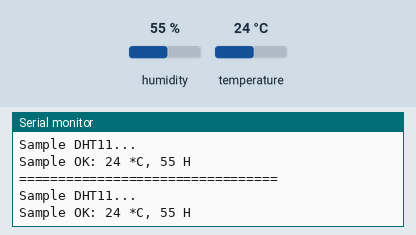
Bench run of a sketch on a simulated Arduino Uno, built with avr-gcc and run on an emulated ATmega328P. On the bench: the last lines printed to the serial monitor. Inputs (shaded band) come from the test bench; at power-on: humidity 55 %, temperature 24 °C.

Above: at 2.3 s.
2.4 s: humidity set to 22 %
At 4.2 s:
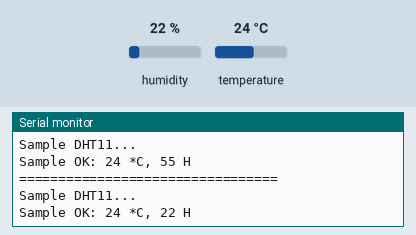
4.5 s: temperature set to 12 °C
At 5.4 s:
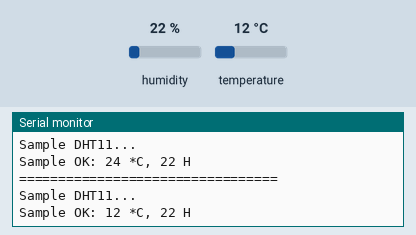
6.6 s: humidity set to 40 %
At 8.3 s:
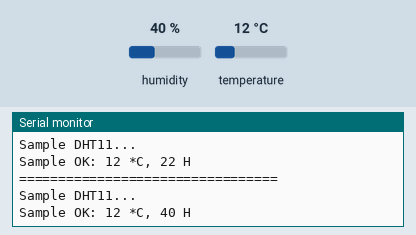
Timing chart, 0 to 9.8 s (numbered marks = the images above; inputs shaded):
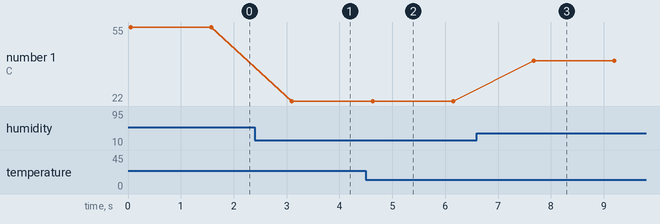

The sketch:

090-DHT11.ino
```cpp
#include <SimpleDHT.h>

// for DHT11,
//      VCC: 5V or 3V
//      GND: GND
//      DATA: 2

#define DHTPIN 2
SimpleDHT11 dht11;

void setup() {
  Serial.begin(9600);
}

void loop() {
  Serial.println("=================================");
  Serial.println("Sample DHT11...");

  byte temp = 0;
  byte umid = 0;
  int err = SimpleDHTErrSuccess;
  if ((err = dht11.read(DHTPIN, &temp, &umid, NULL)) != SimpleDHTErrSuccess) {
    Serial.print("Read DHT11 failed, err=");
    Serial.println(err);
    delay(1000);
    return;
  }

  Serial.print("Sample OK: ");
  Serial.print((int)temp); Serial.print(" *C, ");
  Serial.print((int)umid); Serial.println(" H");

  // DHT11 sampling rate is 1HZ.
  delay(1500);
}
```

Measured:
- after the input at 2.4 s, the serial monitor: prints a new line after 0.70 s (image 1)
- after the input at 4.5 s, the serial monitor: prints a new line after 0.13 s (image 2)
- after the input at 6.6 s, the serial monitor: prints a new line after 1.1 s (image 3)
- plotted number 1: 55 → 22 after the input at 2.4 s, 22 → 40 after the input at 6.6 s
